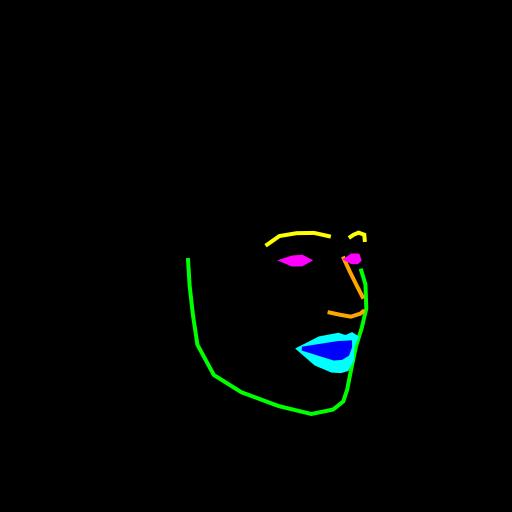
#> input picture asserts/images/1/face_feature.jpg, 512 x 512 px; its folder holds only this picture in this run
$ python -i utils.py   (imports and definitions only)
#> lines starting #> are read from the running program, lines starting #| are printed output that depends on the picture
#> further down, picture is the input picture: shape (512, 512, 3); mean B, G, R 2.4, 3.2, 1.4
import os
import torch
import numpy as np
import cv2
from PIL import Image, ImageFilter
from typing import Any, Dict, Union
from pathlib import Path

PROJECT_ROOT = Path(__file__).parent.parent.parent
MODELS_DIR = os.path.join(PROJECT_ROOT, "models")
# [1 line that did not run here, left out]


# [11 lines left out: functions set_project_root, set_device, not called in this run]


def open_as_pil(image: Union[Dict[str, Any], np.ndarray, Image.Image]) -> Image.Image:
    if isinstance(image, dict):
        return Image.open(image['image_path'])
    elif isinstance(image, Image.Image):
        return image
    elif isinstance(image, np.ndarray):
        return Image.fromarray(image)
    else:
        raise ValueError("Unsupported image type. Must be a dict, PIL Image, or numpy array.")


# [42 lines left out: functions open_as_numpy, random_rotate, random_scale, not called in this run]


def random_transparency(
    image: Union[Dict[str, Any], np.ndarray, Image.Image],
    min_alpha: float = 0.5,
    max_alpha: float = 1.0,
) -> Image.Image:
    """
    Randomly adjust the transparency of an image.

    Args:
        image: A dictionary containing image data or a PIL Image.
        min_alpha: Minimum alpha value (transparency).
        max_alpha: Maximum alpha value (transparency).

    Returns:
        A PIL Image object with adjusted transparency.
    """
#> called with min_alpha = 0.5, max_alpha = 1
    alpha = np.random.uniform(min_alpha, max_alpha)
    pil_image = open_as_pil(image)
    if pil_image.mode != 'RGBA':
        pil_image = pil_image.convert('RGBA')
    alpha_channel = pil_image.split()[-1]
#> alpha_channel: PIL image 512x512 L; every value is 255
    alpha_channel = alpha_channel.point(lambda p: p * alpha)
#> alpha_channel: PIL image 512x512 L; every value is 197
    return Image.merge('RGBA', (*pil_image.split()[:-1], alpha_channel))
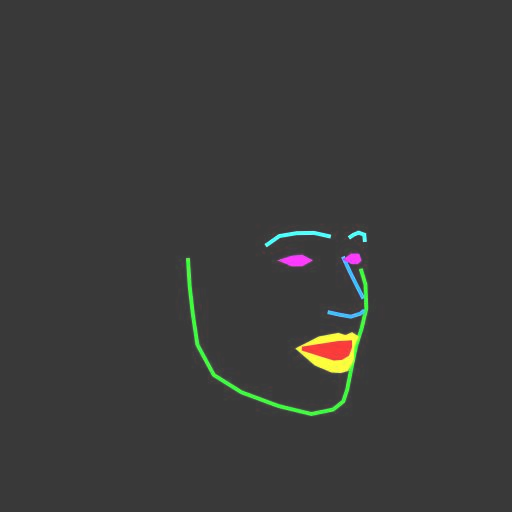
#> returned value: PIL image 512x512 RGBA; mean R, G, B, A 2.4, 3.2, 1.4, 197; transparent parts drawn white


# [61 lines left out: functions random_blur, random_addition, remove_transparency_border, not called in this run]

>>> import cv2
>>> picture = cv2.imread('../../asserts/images/1/face_feature.jpg')
>>> result = random_transparency(picture)
